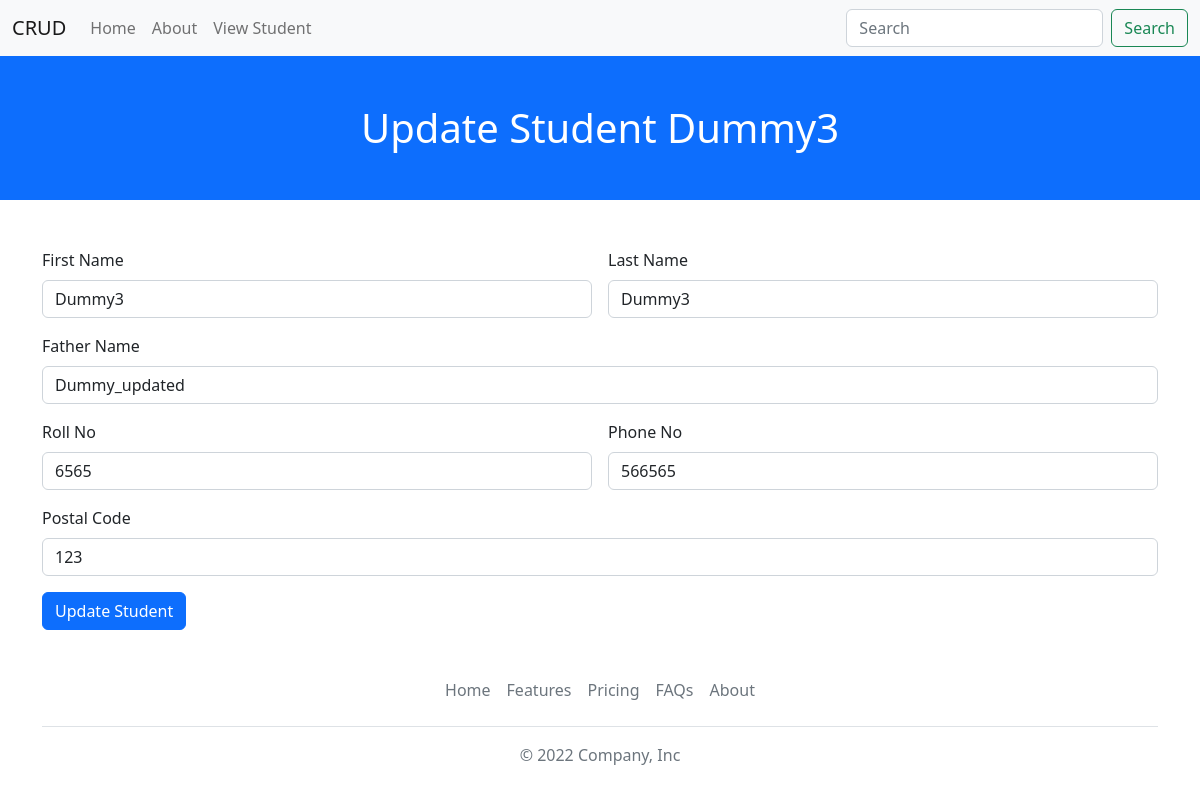
Page /update-student/6/ on the committed database.
### core/models.py (models this page shows, shortened)
class Student(models.Model):
    first_name = models.CharField(max_length=25)
    last_name = models.CharField(max_length=25)
    father_name = models.CharField(max_length=50)
    roll_no = models.IntegerField()
    phone_no = models.IntegerField()
    postal_code = models.CharField(max_length=5)
    created_at = models.DateTimeField(auto_now_add=True)

### core/views.py (the view, shortened to what this page needs)
# urls.py: path("update-student/<int:id>/", updatestudent, name="update"),
def updatestudent(request, id):
    student = get_object_or_404(Student,id=id)
    context = {
        'student':student,
    }
    return render(request, 'update.html', context)

### templates/update.html (shortened to what this page needs)
{% extends "base.html" %}
{% block content %}
<h1 class="text-center p-5 bg-primary text-white mb-5">Update Student {{student.first_name}}</h1>
<div class="container">
    <form method="post" class="row g-3">
        <div class="col-md-6">
          <label for="fname" class="form-label">First Name</label>
          <input  type="text" name="fname" class="form-control" value="{{student.first_name}}" id="fname" placeholder="First Name">
        </div>
        <div class="col-md-6">
          <label for="lname" class="form-label">Last Name</label>
          <input    type="text" name="lname" class="form-control" value="{{student.last_name}}" id="lname" placeholder="Last Name">
        </div>
        <div class="col-md-12">
          <label for="father_name" class="form-label">Father Name</label>
          <input   type="text" name="father_name" class="form-control" value="{{student.father_name}}" id="father_name" placeholder="Father Name">
        </div>
        <div class="col-md-6">
          <label for="roll_no" class="form-label">Roll No</label>
          <input   type="text" name="roll_no" class="form-control" value="{{student.roll_no}}" id="roll_no" placeholder="Roll No">
        </div>
        <div class="col-md-6">
          <label for="phone_no" class="form-label">Phone No</label>
          <input   type="text" name="phone_no" class="form-control" value="{{student.phone_no}}" id="phone_no" placeholder="Phone No">
        </div>
        <div class="col-md-12">
          <label for="postcode" class="form-label">Postal Code</label>
          <input   type="text" name="postcode" class="form-control" value="{{student.postal_code}}" id="postcode">
        </div>
        <div class="col-12">
          <button type="submit" class="btn btn-primary">Update Student</button>
        </div>
      </form>
</div>
{% endblock content %}

### rows in the picture
Student: first_name "Dummy3", fname "Dummy3", lname "Dummy3", father_name "Dummy_updated", roll_no "6565", phone_no "566565", postcode "123"
